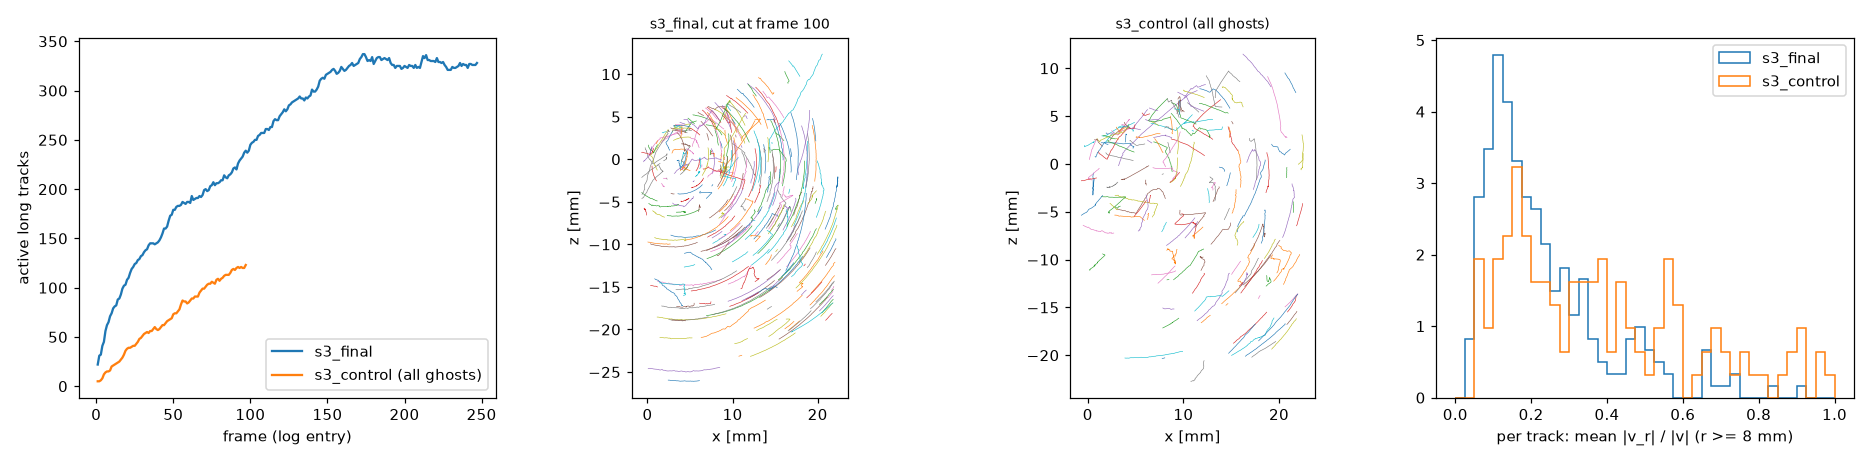

Recreate this plot in Python.
"""T1-e (added to the plan's T1-d): how many of S3's tracks are ghosts, from the time-shifted control.

    python tests/t1e_ghost_control.py [--final s3_final] [--control s3_control]

The control (s3_track.py control) is final's settings with cam2's images SHIFT steps later: no true match exists,
so every track it builds is a ghost.  It runs on fewer frames; the two are compared on the control's frames:
  - active long tracks per frame (both logs): the control's count over final's at the same frame estimates the share
    of ghosts among final's.  It is an upper bound: in final the true particles take detections that ghosts would
    otherwise use;
  - the long tracks at the control's last frame (final's tracks cut there, kept if they span at least the initial
    phase's 4 frames): lengths, speeds and smoothness (RMS of the second difference over the RMS step), so that
    tracks like the ghosts' can be told apart;
  - the swirl: T1's flow turns about the tube's axis (the world y axis; final's tracks are arcs about it), so a real
    particle's velocity is along the circle, and its radial part |v_r| / |v| is small.  Per track, the mean of
    |v_r| / |v| over its steps more than 8 mm from the axis (the core's own centre need not be on the axis); then
    the share of tracks above 0.3, and from it the share of ghosts in final, assuming real tracks stay below 0.3:
    g = (final's share above 0.3) / (the control's).
Writes t1e_ghost_control_out.txt, .json and t1e_ghost_control.png beside itself (with another --final RUN:
t1e_ghost_control_<RUN>_out.txt and so on; today's run, s3_today, ends at frame 60).
"""
import argparse
import os
import sys

import numpy as np

HERE = os.path.dirname(os.path.abspath(__file__))
CASE = os.path.dirname(HERE)
sys.path.insert(0, CASE)
sys.path.insert(0, HERE)
import case  # noqa: E402
import t1_setup as ts  # noqa: E402
from s3_track import parse_log  # noqa: E402
from t1_checks import read_long_tracks, STEP_S  # noqa: E402


def stats(tracks, last, min_len=4):
    """Lengths, speeds and smoothness of the tracks cut at frame last."""
    lens, speed, rough = [], [], []
    for tr in tracks.values():
        tr = tr[tr[:, 0] <= last]
        if len(tr) < min_len or np.any(np.diff(tr[:, 0]) != 1):
            continue
        X = tr[:, 1:4]
        v = np.diff(X, axis=0)
        a = np.diff(X, 2, axis=0)
        lens.append(len(tr))
        speed.append(np.linalg.norm(v, axis=1).mean() / STEP_S)
        rough.append(np.sqrt((a ** 2).sum(axis=1).mean()) / max(np.sqrt((v ** 2).sum(axis=1).mean()), 1e-12))
    lens, speed, rough = map(np.array, (lens, speed, rough))
    pc = lambda x: np.percentile(x, [10, 50, 90]).round(3).tolist() if len(x) else None  # noqa: E731
    return {"tracks": int(len(lens)), "length_pcts": pc(lens), "speed_mm_s_pcts": pc(speed),
            "roughness_pcts": pc(rough), "lengths": lens.tolist(), "roughness": rough.tolist()}


def swirl(tracks, last, min_len=4, r_min=8.0):
    """Per track cut at frame last: the mean of |v_r| / |v| over its steps at least r_min from the tube's axis (the
    world y axis), v_r the velocity along the radius; NaN for a track with no such step.  Also the tracks' x, z."""
    out, xz = [], []
    for tr in tracks.values():
        tr = tr[tr[:, 0] <= last]
        if len(tr) < min_len or np.any(np.diff(tr[:, 0]) != 1):
            continue
        X = tr[:, 1:4]
        v = np.diff(X, axis=0)
        m = 0.5 * (X[1:] + X[:-1])
        r = np.hypot(m[:, 0], m[:, 2])
        sp = np.linalg.norm(v, axis=1)
        ok = (r >= r_min) & (sp > 0)
        vr = (m[:, 0] * v[:, 0] + m[:, 2] * v[:, 2]) / np.maximum(r, 1e-9)
        out.append(float(np.mean(np.abs(vr[ok]) / sp[ok])) if ok.any() else np.nan)
        xz.append(X[:, [0, 2]])
    return np.array(out), xz


def main():
    ap = argparse.ArgumentParser()
    ap.add_argument("--final", default="s3_final")
    ap.add_argument("--control", default="s3_control")
    args = ap.parse_args()
    sfx = "" if args.final == "s3_final" else f"_{args.final}"
    log = case.Log(os.path.join(HERE, f"t1e_ghost_control{sfx}"))
    rf, rc = (os.path.join(ts.DATA, "runs", r) for r in (args.final, args.control))
    lf, lc = parse_log(os.path.join(rf, "log.txt")), parse_log(os.path.join(rc, "log.txt"))
    nf, nc = lf["active_long_tracks"], lc["active_long_tracks"]
    n = min(len(nf), len(nc))
    log(f"T1-e: {args.final} ({len(nf)} frames logged) against {args.control} ({len(nc)} frames)")
    out = {"final": args.final, "control": args.control, "active_long_final": nf, "active_long_control": nc}
    marks = sorted({k for k in (9, 19, 39, 59, 79, n - 1) if 0 <= k < n})
    for k in marks:
        log(f"  log entry {k + 1}: active long tracks final {nf[k]}, control {nc[k]}: control / final "
            f"{nc[k] / max(nf[k], 1):.3f}")
    out["ghost_share_upper_bound_last"] = nc[n - 1] / max(nf[n - 1], 1)
    tf, last_f = read_long_tracks(rf)
    tc_, last_c = read_long_tracks(rc)
    sf, sc = stats(tf, last_c), stats(tc_, last_c)
    for nm, s in (("final", sf), ("control", sc)):
        log(f"  {nm}, long tracks at frame {last_c} (>= 4 frames): {s['tracks']}; length 10/50/90 % {s['length_pcts']}; "
            f"speed {s['speed_mm_s_pcts']} mm/s; second difference / step {s['roughness_pcts']}")
    # how many of final's tracks are as rough as the control's median ghost
    if sc["tracks"] and sf["tracks"]:
        med = float(np.median(sc["roughness"]))
        share = float(np.mean(np.array(sf["roughness"]) >= med))
        out["final_share_rougher_than_ghost_median"] = share
        log(f"  final's tracks at least as rough as the control's median ghost ({med:.3f}): {share * 100:.1f} % "
            f"(the control's own: 50 %)")
    out.update({"stats_final": {k: v for k, v in sf.items() if k not in ("lengths", "roughness")},
                "stats_control": {k: v for k, v in sc.items() if k not in ("lengths", "roughness")}})
    # the swirl: radial share of the velocity, per track
    wf, xzf = swirl(tf, last_c)
    wc, xzc = swirl(tc_, last_c)
    sw = {}
    for nm, w in (("final", wf), ("control", wc)):
        w = w[np.isfinite(w)]
        sw[nm] = {"tracks": int(len(w)), "median": float(np.median(w)), "pcts": np.percentile(w, [10, 50, 90]).tolist(),
                  "share_above_0.3": float(np.mean(w > 0.3))}
        log(f"  swirl, {nm}: {len(w)} tracks with steps >= 8 mm from the axis; mean |v_r| / |v| per track 10/50/90 % "
            f"{np.round(sw[nm]['pcts'], 3).tolist()}; above 0.3: {sw[nm]['share_above_0.3'] * 100:.1f} %")
    g = sw["final"]["share_above_0.3"] / max(sw["control"]["share_above_0.3"], 1e-9)
    sw["ghost_share_estimate"] = g
    log(f"  ghosts among final's tracks, from the swirl (real tracks below 0.3): {g * 100:.0f} %; from the counts "
        f"(an upper bound): {out['ghost_share_upper_bound_last'] * 100:.0f} %")
    out["swirl"] = sw
    import matplotlib
    matplotlib.use("Agg")
    import matplotlib.pyplot as plt
    fig, ax = plt.subplots(1, 4, figsize=(17, 4.2))
    ax[0].plot(np.arange(1, len(nf) + 1), nf, label=args.final)
    ax[0].plot(np.arange(1, len(nc) + 1), nc, label=f"{args.control} (all ghosts)")
    ax[0].set_xlabel("frame (log entry)")
    ax[0].set_ylabel("active long tracks")
    ax[0].legend()
    for k, (nm, xz) in enumerate(((f"{args.final}, cut at frame {last_c}", xzf), (f"{args.control} (all ghosts)", xzc))):
        for p in xz:
            ax[1 + k].plot(p[:, 0], p[:, 1], lw=0.4)
        ax[1 + k].set_aspect("equal")
        ax[1 + k].set_xlabel("x [mm]")
        ax[1 + k].set_ylabel("z [mm]")
        ax[1 + k].set_title(nm, fontsize=9)
    bins = np.linspace(0, 1, 41)
    ax[3].hist(wf[np.isfinite(wf)], bins=bins, histtype="step", density=True, label=args.final)
    ax[3].hist(wc[np.isfinite(wc)], bins=bins, histtype="step", density=True, label=args.control)
    ax[3].set_xlabel("per track: mean |v_r| / |v| (r >= 8 mm)")
    ax[3].legend()
    fig.tight_layout()
    fig.savefig(os.path.join(HERE, f"t1e_ghost_control{sfx}.png"), dpi=110)
    plt.close(fig)
    log.save(out)


if __name__ == "__main__":
    main()
